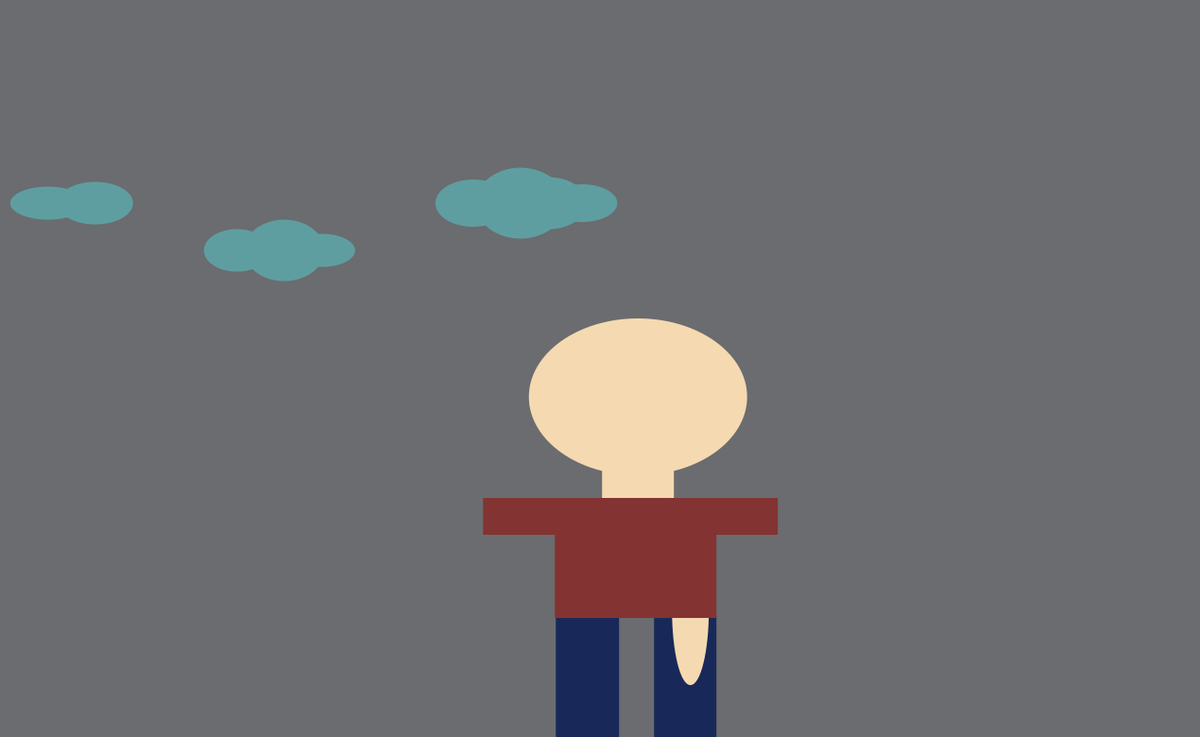
Frame 1 (no input)
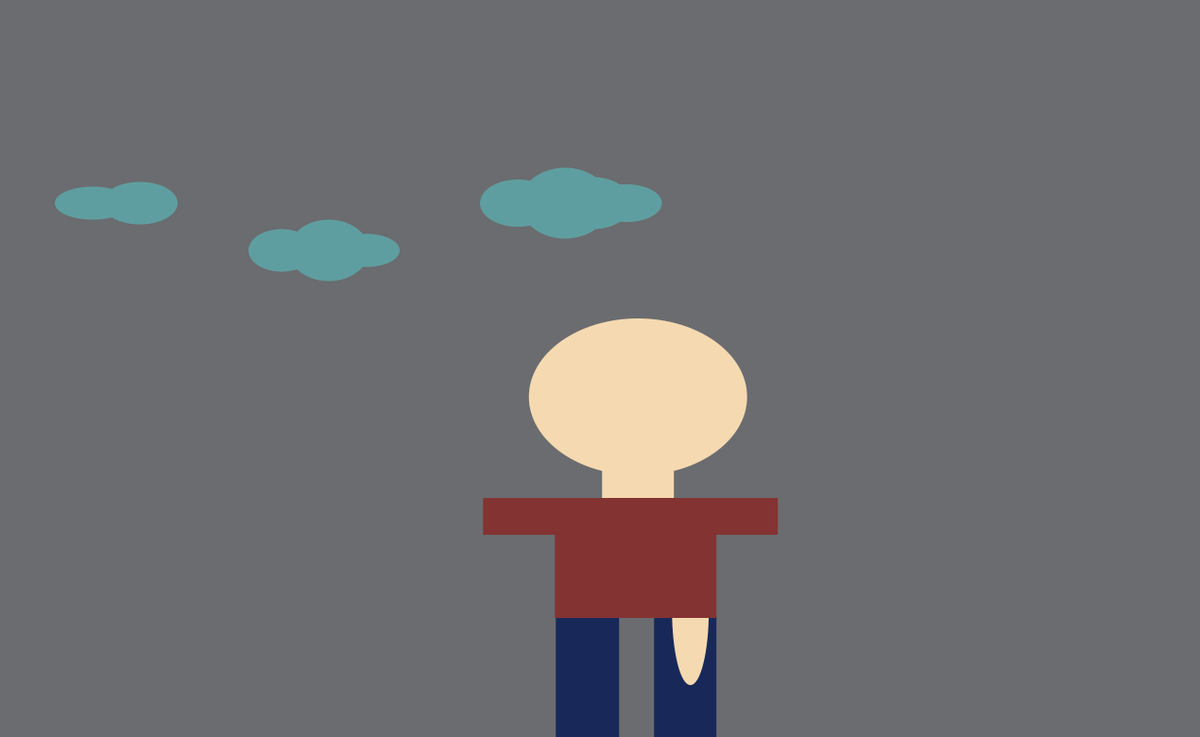
Frame 60 (the mouse pressed at the canvas centre just before this capture)
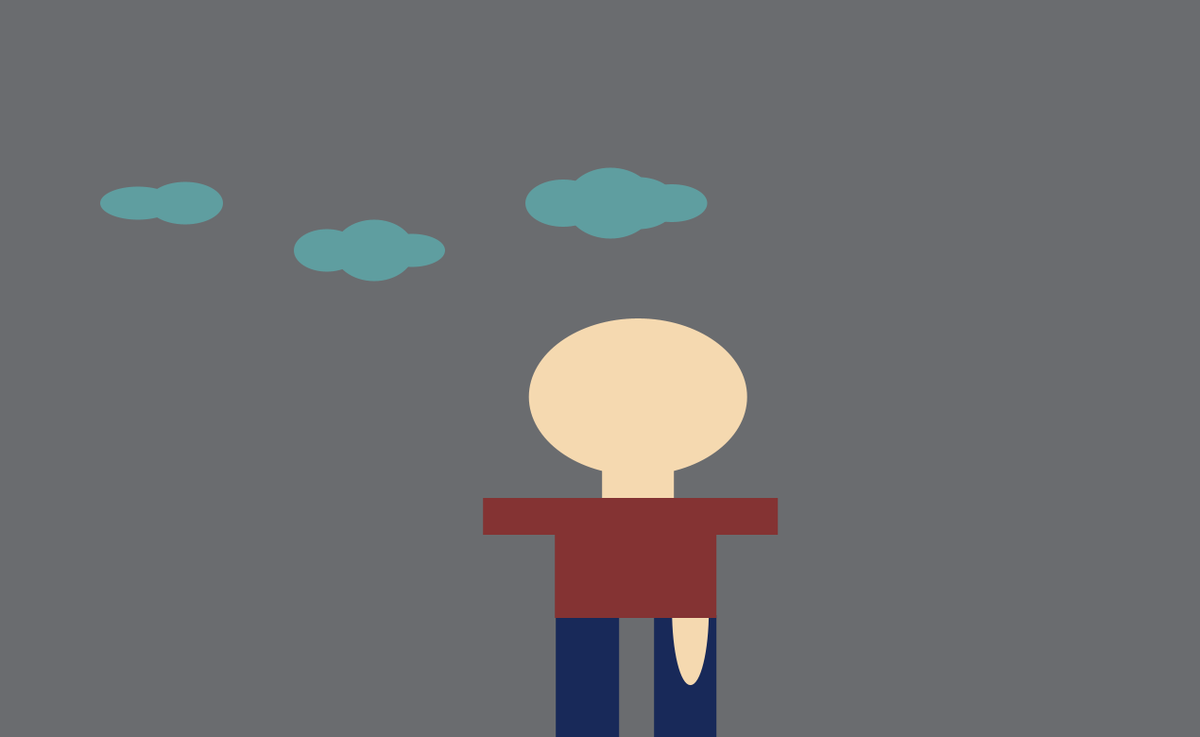
Frame 120 (the mouse held since frame 60 and released just before this capture)

The Processing sketch that drew these frames (run headless with seeded random() and noise(); from frame 60 on, the mouse is pressed at the canvas centre):

// Processing sketch: ornG_SCENE_1
// ── ornG_SCENE_1.pde
float x, y, z;
float size = 75;
void setup (){
 size (1270,780);
 smooth();
}

void draw (){
  background (106,108,111);
  noStroke();
  //celana
  fill(24,41,89);
  rect (692.2,651,66,166);
  rect (588.2, 636,67,166);
  
  //leher
   fill (245,217,176);
   rect (637.2,463,76,64);
   
   //kepala
   fill (245,217,176);
   ellipse (560.2+(231/2), 337+(166/2),231,166);

   ellipse (711.7+(39/2), 566.6+(159/2),39,159);
   
  //baju
  fill (132,51,51);
  rect (587.2, 566,171,88);
  rect (511.2,527,312,39);
 
  
  
  y = y + 0.8;
  translate(y-200, height/2-2*size/2);
fill(95,158,160);
ellipse(450,-50,70,45);
ellipse(500,-50,85,65);
ellipse(540,-50,70,35);

ellipse(700,-100,80,50);
ellipse(750,-100,95,75);
ellipse(780,-100,80,55);
ellipse(815,-100,75,40);

ellipse(250,-100,80,35);
ellipse(300,-100,80,45);

//fill(106,90,205);
//rect(100,250,100,50);
//fill(72,61,139);
//rect(200,265,40,35);
//fill(255);
//rect(210,272,20,20);
//fill(65);
//ellipse(130,300,30,30);
//ellipse(200,300,30,30);
}
